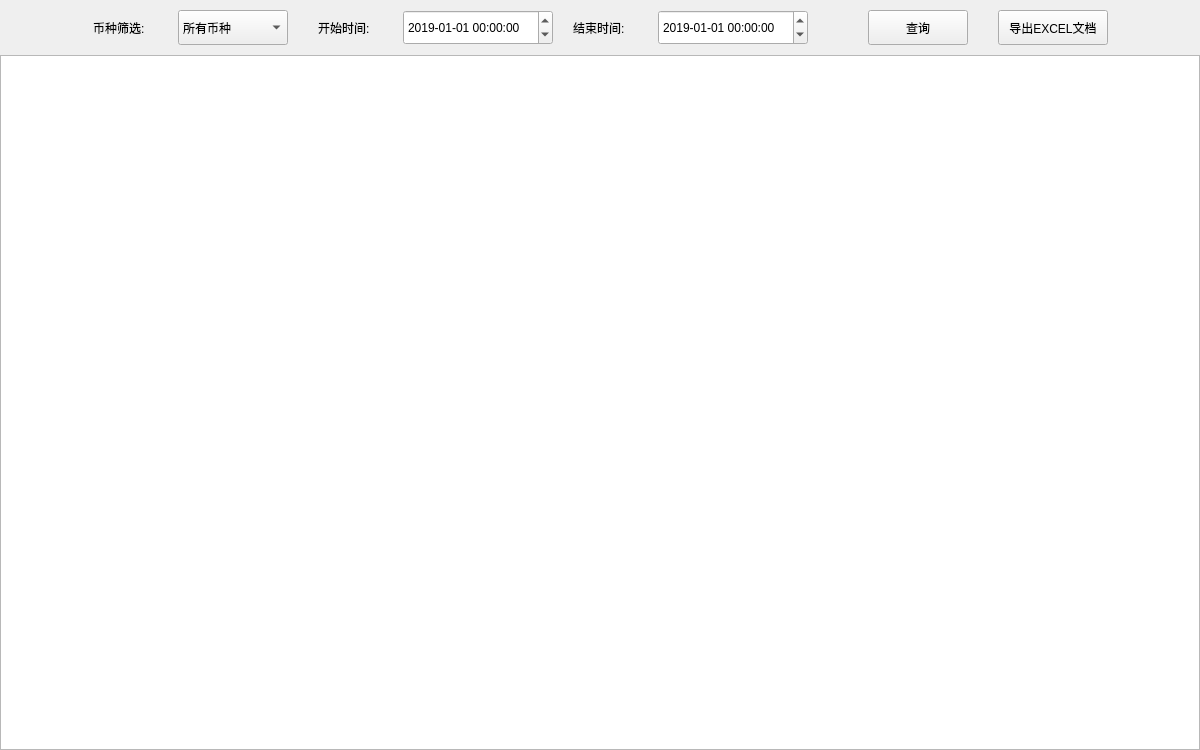
     <widget class="QWidget" name="page_ExchangeWithdrawDaily">
      <property name="minimumSize">
       <size>
        <width>1200</width>
        <height>750</height>
       </size>
      </property>
      <property name="cursor">
       <cursorShape>ArrowCursor</cursorShape>
      </property>
      <layout class="QVBoxLayout" name="verticalLayout_24">
       <property name="spacing">
        <number>10</number>
       </property>
       <property name="leftMargin">
        <number>0</number>
       </property>
       <property name="topMargin">
        <number>10</number>
       </property>
       <property name="rightMargin">
        <number>0</number>
       </property>
       <property name="bottomMargin">
        <number>0</number>
       </property>
       <item>
        <layout class="QHBoxLayout" name="horizontalLayout_38">
         <item>
          <spacer name="horizontalSpacer_142">
           <property name="orientation">
            <enum>Qt::Horizontal</enum>
           </property>
           <property name="sizeHint" stdset="0">
            <size>
             <width>40</width>
             <height>20</height>
            </size>
           </property>
          </spacer>
         </item>
         <item>
          <widget class="QLabel" name="lb_ExchangeWithdrawDaily_1">
           <property name="minimumSize">
            <size>
             <width>75</width>
             <height>35</height>
            </size>
           </property>
           <property name="maximumSize">
            <size>
             <width>75</width>
             <height>35</height>
            </size>
           </property>
           <property name="styleSheet">
            <string notr="true"/>
           </property>
           <property name="text">
            <string>币种筛选:</string>
           </property>
          </widget>
         </item>
         <item>
          <widget class="QComboBox" name="cbx_ExchangeWithdrawDaily_CoinType">
           <property name="minimumSize">
            <size>
             <width>110</width>
             <height>35</height>
            </size>
           </property>
           <property name="maximumSize">
            <size>
             <width>110</width>
             <height>35</height>
            </size>
           </property>
           <property name="styleSheet">
            <string notr="true"/>
           </property>
           <item>
            <property name="text">
             <string>所有币种</string>
            </property>
           </item>
          </widget>
         </item>
         <item>
          <spacer name="horizontalSpacer_146">
           <property name="orientation">
            <enum>Qt::Horizontal</enum>
           </property>
           <property name="sizeType">
            <enum>QSizePolicy::Fixed</enum>
           </property>
           <property name="sizeHint" stdset="0">
            <size>
             <width>20</width>
             <height>20</height>
            </size>
           </property>
          </spacer>
         </item>
         <item>
          <widget class="QLabel" name="lb_ExchangeWithdrawDaily_2">
           <property name="minimumSize">
            <size>
             <width>75</width>
             <height>35</height>
            </size>
           </property>
           <property name="maximumSize">
            <size>
             <width>40</width>
             <height>35</height>
            </size>
           </property>
           <property name="styleSheet">
            <string notr="true"/>
           </property>
           <property name="text">
            <string>开始时间:</string>
           </property>
          </widget>
         </item>
         <item>
          <widget class="QDateTimeEdit" name="date_ExchangeWithdrawDaily_Start">
           <property name="minimumSize">
            <size>
             <width>150</width>
             <height>35</height>
            </size>
           </property>
           <property name="maximumSize">
            <size>
             <width>150</width>
             <height>35</height>
            </size>
           </property>
           <property name="dateTime">
            <datetime>
             <hour>0</hour>
             <minute>0</minute>
             <second>0</second>
             <year>2019</year>
             <month>1</month>
             <day>1</day>
            </datetime>
           </property>
           <property name="displayFormat">
            <string>yyyy-MM-dd hh:mm:ss</string>
           </property>
          </widget>
         </item>
         <item>
          <spacer name="horizontalSpacer_185">
           <property name="orientation">
            <enum>Qt::Horizontal</enum>
           </property>
           <property name="sizeType">
            <enum>QSizePolicy::Fixed</enum>
           </property>
           <property name="sizeHint" stdset="0">
            <size>
             <width>10</width>
             <height>20</height>
            </size>
           </property>
          </spacer>
         </item>
         <item>
          <widget class="QLabel" name="lb_ExchangeWithdrawDaily_3">
           <property name="minimumSize">
            <size>
             <width>75</width>
             <height>35</height>
            </size>
           </property>
           <property name="maximumSize">
            <size>
             <width>40</width>
             <height>35</height>
            </size>
           </property>
           <property name="styleSheet">
            <string notr="true"/>
           </property>
           <property name="text">
            <string>结束时间:</string>
           </property>
          </widget>
         </item>
         <item>
          <widget class="QDateTimeEdit" name="date_ExchangeWithdrawDaily_End">
           <property name="minimumSize">
            <size>
             <width>150</width>
             <height>35</height>
            </size>
           </property>
           <property name="maximumSize">
            <size>
             <width>150</width>
             <height>35</height>
            </size>
           </property>
           <property name="dateTime">
            <datetime>
             <hour>0</hour>
             <minute>0</minute>
             <second>0</second>
             <year>2019</year>
             <month>1</month>
             <day>1</day>
            </datetime>
           </property>
           <property name="displayFormat">
            <string>yyyy-MM-dd hh:mm:ss</string>
           </property>
          </widget>
         </item>
         <item>
          <spacer name="horizontalSpacer_144">
           <property name="orientation">
            <enum>Qt::Horizontal</enum>
           </property>
           <property name="sizeType">
            <enum>QSizePolicy::Fixed</enum>
           </property>
           <property name="sizeHint" stdset="0">
            <size>
             <width>50</width>
             <height>20</height>
            </size>
           </property>
          </spacer>
         </item>
         <item>
          <widget class="QPushButton" name="btn_ExchangeWithdrawDaily_Search">
           <property name="minimumSize">
            <size>
             <width>100</width>
             <height>35</height>
            </size>
           </property>
           <property name="maximumSize">
            <size>
             <width>100</width>
             <height>35</height>
            </size>
           </property>
           <property name="cursor">
            <cursorShape>PointingHandCursor</cursorShape>
           </property>
           <property name="focusPolicy">
            <enum>Qt::NoFocus</enum>
           </property>
           <property name="styleSheet">
            <string notr="true"/>
           </property>
           <property name="text">
            <string>查询</string>
           </property>
          </widget>
         </item>
         <item>
          <spacer name="horizontalSpacer_145">
           <property name="orientation">
            <enum>Qt::Horizontal</enum>
           </property>
           <property name="sizeType">
            <enum>QSizePolicy::Fixed</enum>
           </property>
           <property name="sizeHint" stdset="0">
            <size>
             <width>20</width>
             <height>20</height>
            </size>
           </property>
          </spacer>
         </item>
         <item>
          <widget class="QPushButton" name="btn_ExchangeWithdrawDaily_Export">
           <property name="minimumSize">
            <size>
             <width>110</width>
             <height>35</height>
            </size>
           </property>
           <property name="maximumSize">
            <size>
             <width>110</width>
             <height>35</height>
            </size>
           </property>
           <property name="cursor">
            <cursorShape>PointingHandCursor</cursorShape>
           </property>
           <property name="focusPolicy">
            <enum>Qt::NoFocus</enum>
           </property>
           <property name="styleSheet">
            <string notr="true"/>
           </property>
           <property name="text">
            <string>导出EXCEL文档</string>
           </property>
          </widget>
         </item>
         <item>
          <spacer name="horizontalSpacer_143">
           <property name="orientation">
            <enum>Qt::Horizontal</enum>
           </property>
           <property name="sizeHint" stdset="0">
            <size>
             <width>40</width>
             <height>20</height>
            </size>
           </property>
          </spacer>
         </item>
        </layout>
       </item>
       <item>
        <layout class="QGridLayout" name="gridLayout_26">
         <property name="spacing">
          <number>0</number>
         </property>
         <item row="0" column="0">
          <widget class="QTableWidget" name="tbw_ExchangeWithdrawDaily">
           <property name="minimumSize">
            <size>
             <width>1200</width>
             <height>695</height>
            </size>
           </property>
          </widget>
         </item>
        </layout>
       </item>
      </layout>
     </widget>
